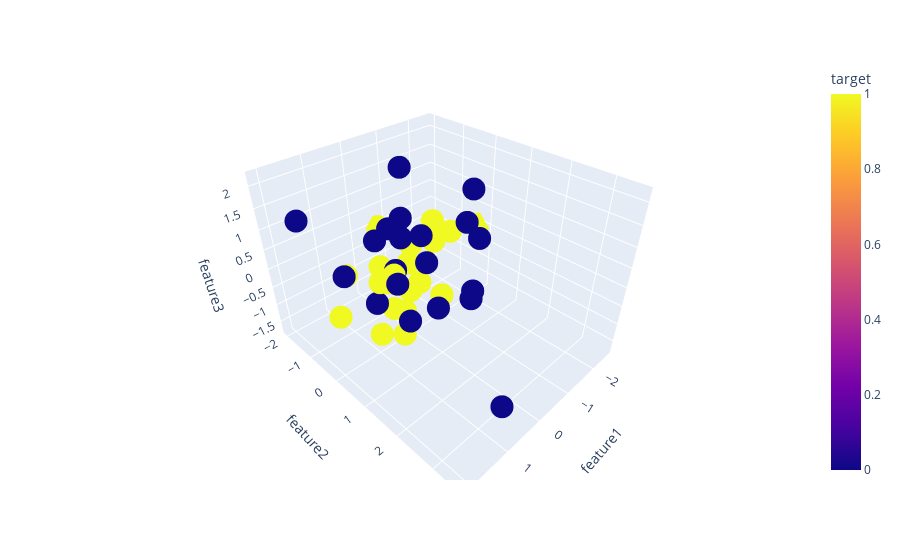

The notebook cell this image was saved under:
### Code cell
import plotly.express as px
#y_train_trf = y_train.astype(str)
fig = px.scatter_3d(df, x=df['feature1'], y=df['feature2'], z=df['feature3'],
              color=df['target'])#.astype('str'))
# fig.update_traces(marker=dict(size=12,
#                               line=dict(width=2,
#                                         color='DarkSlateGrey')),
#                   selector=dict(mode='markers'))

fig.show()

### Figure 1 — Plotly figure (JSON) as saved in the notebook; plotly's stock layout.template omitted (floating-point values rounded to 4 significant figures)
{"data": [{"hovertemplate": "feature1=%{x}<br>feature2=%{y}<br>feature3=%{z}<br>target=%{marker.color}<extra></extra>", "legendgroup": "", "marker": {"color": [1, 0, 1, 1, 1, 0, 0, 1, 0, 0, 0, 1, 1, 1, 0, 0, 1, 1, 1, 0, 0, 0, 0, 1, 0, 0, 0, 0, 1, 1, 0, 0, 0, 1, 1, 1, 1, 1, 0, 1], "coloraxis": "coloraxis", "symbol": "circle"}, "mode": "markers", "name": "", "scene": "scene", "showlegend": false, "type": "scatter3d", "x": [-0.7008, -0.2245, -0.01146, 1.342, -2.571, 0.8671, 1.566, -0.09748, -1.012, 2.09, -1.595, -0.6694, 0.204, -1.263, -0.04273, 1.087, -0.1685, -0.4191, -1.247, 0.8783, -0.125, 0.2608, -1.278, -0.7474, -1.048, 1.38, 0.4069, 0.5042, 0.4504, 0.8585, 0.7146, -0.2004, 0.2756, 0.535, -1.987, -0.213, -0.3991, 0.729, 0.6999, 1.171], "y": [-1.526, -1.011, -0.04693, -0.9627, -0.2996, 0.9358, -0.2199, -0.3822, 0.955, -0.7576, 0.1966, -1.998, -0.4152, -0.01819, 0.8235, 3.557, -1.349, 0.5537, -0.5939, 0.6099, 0.3877, 0.05408, 0.6401, -0.9667, 1.055, 1.394, -0.0237, 0.9326, 0.2299, -0.002939, -0.2619, -0.4509, 2.035, 0.07385, -1.336, 0.04901, -0.427, -0.2741, -0.3895, -0.7715], "z": [-1.749, 0.4913, -0.6496, -1.184, -0.05404, -0.4264, 0.461, -1.504, -0.662, 1.731, 0.5941, -0.04268, -1.27, 0.4054, -0.6776, -0.6577, -0.7067, -0.6696, 0.4613, 0.3496, 0.2769, 1.386, 1.701, -0.6934, 0.7745, 1.991, 0.1348, 1.459, -1.511, 0.0538, 0.9107, 2.183, 0.4423, 0.127, -0.7643, -0.4713, 0.2358, -1.662, -0.8169, 0.002171]}], "layout": {"coloraxis": {"colorbar": {"title": {"text": "target"}}, "colorscale": [[0, "#0d0887"], [0.1111, "#46039f"], [0.2222, "#7201a8"], [0.3333, "#9c179e"], [0.4444, "#bd3786"], [0.5556, "#d8576b"], [0.6667, "#ed7953"], [0.7778, "#fb9f3a"], [0.8889, "#fdca26"], [1, "#f0f921"]]}, "legend": {"tracegroupgap": 0}, "margin": {"t": 60}, "scene": {"domain": {"x": [0, 1], "y": [0, 1]}, "xaxis": {"title": {"text": "feature1"}}, "yaxis": {"title": {"text": "feature2"}}, "zaxis": {"title": {"text": "feature3"}}}}}
